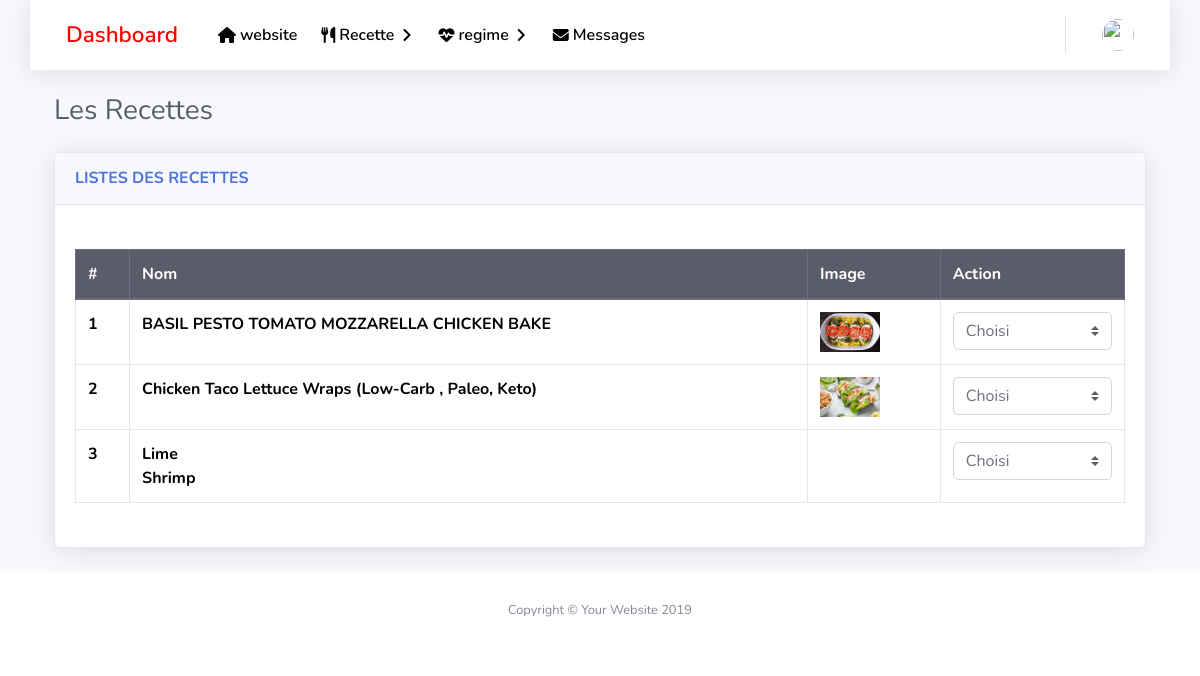
The app's page /admin/recette.php with its own data.
### tables this page shows
CREATE TABLE `recette` (
  `id` int(11) NOT NULL,
  `recetteName` text NOT NULL,
  `recetteDescription` text NOT NULL,
  `recetteIngredients` text NOT NULL,
  `recetteInstructions` text NOT NULL,
  `recetteNutritionFacts` text NOT NULL,
  `recetteImage` varchar(255) DEFAULT NULL,
  `created_at` datetime DEFAULT NULL
);

### admin/functions/data.php (called while the page is built, shortened)
<?php require('./../functions/init.php'); ?>
<?php
    $sql = "SELECT * FROM `recette`;" ;
    $dataRecette = mysqli_query($connect,$sql) or die(mysqli_error($connect));
?>

### admin/recette.php (the view, shortened to what this page needs)
<?php include('./inc/header.php'); ?>
<?php include('./functions/data.php'); ?>
    <div id="content-wrapper" class="d-flex flex-column ">
      <div id="content">
        <?php include("./inc/topNav.php"); ?>
        <div class="container">
          <div class="d-sm-flex align-items-center justify-content-between mb-4">
            <h1 class="h3 mb-0 text-gray-800">Les Recettes </h1>
          </div>
          <div class="row">
                <div class="col-xl-12 col-lg-12">
                        <div class="card shadow mb-4">
                            <div class="card-header py-3 d-flex flex-row align-items-center justify-content-between">
                            <h6 class="m-0 font-weight-bold text-primary">LISTES DES RECETTES</h6>
                            </div>
                            <div class="card-body">
                            <div class="pt-4 pb-2">
                                <table class="table table-bordered">
                                <thead class="thead-dark">
                                    <tr>
                                    <th >#</th>
                                    <th >Nom</th>
                                    <th >Image</th>
                                    <th >Action</th>
                                    </tr>
                                </thead>
                                <tbody style="font-weight:700;color:black">
                                    <?php
                                        if(mysqli_num_rows($dataRecette) > 0){
                                            while ($row = mysqli_fetch_assoc($dataRecette)  ) { ?>
                                                    <tr>
                                                        <td ><?php echo $row['id'] ?></td>
                                                        <td ><?php echo $row['recetteName'] ?></td>
                                                        <td><img src="./../upload/recette/<?php echo $row['recetteImage'] ?>" alt="" width="60px" ></td>
                                                        <td>
                                                            <select name="" id="" class="custom-select" onchange="window.location.href=this.value;">
                                                            <option value="">Choisi</option>
                                                            </select>
                                                        </td>
                                                    </tr>
                                            <?php }; }?>
                                </tbody>
                                </table>
                            </div>
                            </div>
                        </div>
                </div>
            </div>
        </div>
      </div>
      <?php include('./inc/footer.php'); ?>

### records on screen
recette: id "1", recetteName "BASIL PESTO TOMATO MOZZARELLA CHICKEN BAKE", recetteImage (picture)
recette: id "2", recetteName "Chicken Taco Lettuce Wraps (Low-Carb , Paleo, Keto)", recetteImage (picture)
recette: id "3", recetteName "Lime Shrimp"
